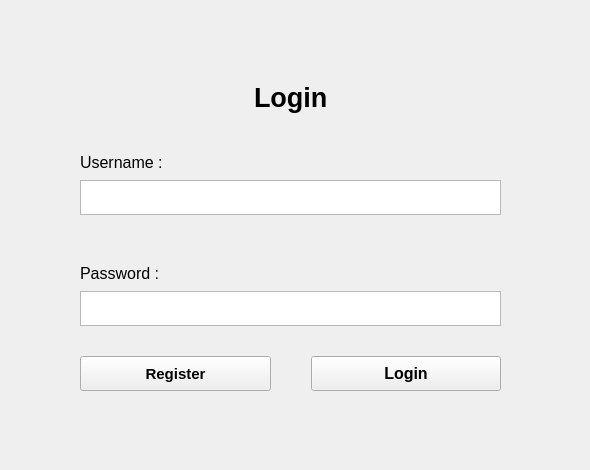
      <widget class="QWidget" name="pageLogin">
       <property name="sizePolicy">
        <sizepolicy hsizetype="Expanding" vsizetype="Expanding">
         <horstretch>0</horstretch>
         <verstretch>0</verstretch>
        </sizepolicy>
       </property>
       <widget class="QWidget" name="verticalLayoutWidget_5">
        <property name="geometry">
         <rect>
          <x>0</x>
          <y>0</y>
          <width>581</width>
          <height>461</height>
         </rect>
        </property>
        <layout class="QVBoxLayout" name="VLLogin">
         <property name="spacing">
          <number>0</number>
         </property>
         <property name="topMargin">
          <number>0</number>
         </property>
         <property name="bottomMargin">
          <number>0</number>
         </property>
         <item>
          <spacer name="verticalSpacer_6">
           <property name="orientation">
            <enum>Qt::Orientation::Vertical</enum>
           </property>
           <property name="sizeType">
            <enum>QSizePolicy::Policy::Fixed</enum>
           </property>
           <property name="sizeHint" stdset="0">
            <size>
             <width>20</width>
             <height>70</height>
            </size>
           </property>
          </spacer>
         </item>
         <item>
          <layout class="QHBoxLayout" name="horizontalLayout_23">
           <item>
            <spacer name="horizontalSpacer_28">
             <property name="orientation">
              <enum>Qt::Orientation::Horizontal</enum>
             </property>
             <property name="sizeType">
              <enum>QSizePolicy::Policy::Expanding</enum>
             </property>
             <property name="sizeHint" stdset="0">
              <size>
               <width>80</width>
               <height>5</height>
              </size>
             </property>
            </spacer>
           </item>
           <item>
            <widget class="QLabel" name="label_2">
             <property name="font">
              <font>
               <pointsize>20</pointsize>
               <bold>true</bold>
              </font>
             </property>
             <property name="text">
              <string>Login</string>
             </property>
            </widget>
           </item>
           <item>
            <spacer name="horizontalSpacer_29">
             <property name="orientation">
              <enum>Qt::Orientation::Horizontal</enum>
             </property>
             <property name="sizeType">
              <enum>QSizePolicy::Policy::Expanding</enum>
             </property>
             <property name="sizeHint" stdset="0">
              <size>
               <width>80</width>
               <height>5</height>
              </size>
             </property>
            </spacer>
           </item>
          </layout>
         </item>
         <item>
          <layout class="QHBoxLayout" name="horizontalLayout_22">
           <property name="topMargin">
            <number>20</number>
           </property>
           <item>
            <spacer name="horizontalSpacer_27">
             <property name="orientation">
              <enum>Qt::Orientation::Horizontal</enum>
             </property>
             <property name="sizeType">
              <enum>QSizePolicy::Policy::Fixed</enum>
             </property>
             <property name="sizeHint" stdset="0">
              <size>
               <width>80</width>
               <height>5</height>
              </size>
             </property>
            </spacer>
           </item>
           <item>
            <widget class="QLabel" name="label_9">
             <property name="font">
              <font>
               <pointsize>12</pointsize>
              </font>
             </property>
             <property name="text">
              <string>Username :</string>
             </property>
            </widget>
           </item>
          </layout>
         </item>
         <item>
          <layout class="QHBoxLayout" name="horizontalLayout_21">
           <property name="topMargin">
            <number>0</number>
           </property>
           <property name="bottomMargin">
            <number>20</number>
           </property>
           <item>
            <spacer name="horizontalSpacer_26">
             <property name="orientation">
              <enum>Qt::Orientation::Horizontal</enum>
             </property>
             <property name="sizeType">
              <enum>QSizePolicy::Policy::Fixed</enum>
             </property>
             <property name="sizeHint" stdset="0">
              <size>
               <width>80</width>
               <height>5</height>
              </size>
             </property>
            </spacer>
           </item>
           <item>
            <widget class="QTextEdit" name="loginUsername">
             <property name="sizePolicy">
              <sizepolicy hsizetype="Expanding" vsizetype="Ignored">
               <horstretch>0</horstretch>
               <verstretch>0</verstretch>
              </sizepolicy>
             </property>
            </widget>
           </item>
           <item>
            <spacer name="horizontalSpacer_24">
             <property name="orientation">
              <enum>Qt::Orientation::Horizontal</enum>
             </property>
             <property name="sizeType">
              <enum>QSizePolicy::Policy::Fixed</enum>
             </property>
             <property name="sizeHint" stdset="0">
              <size>
               <width>80</width>
               <height>5</height>
              </size>
             </property>
            </spacer>
           </item>
          </layout>
         </item>
         <item>
          <layout class="QHBoxLayout" name="horizontalLayout_20">
           <property name="topMargin">
            <number>20</number>
           </property>
           <item>
            <spacer name="horizontalSpacer_23">
             <property name="orientation">
              <enum>Qt::Orientation::Horizontal</enum>
             </property>
             <property name="sizeType">
              <enum>QSizePolicy::Policy::Fixed</enum>
             </property>
             <property name="sizeHint" stdset="0">
              <size>
               <width>80</width>
               <height>5</height>
              </size>
             </property>
            </spacer>
           </item>
           <item>
            <widget class="QLabel" name="label_10">
             <property name="sizePolicy">
              <sizepolicy hsizetype="Preferred" vsizetype="Ignored">
               <horstretch>0</horstretch>
               <verstretch>0</verstretch>
              </sizepolicy>
             </property>
             <property name="font">
              <font>
               <pointsize>12</pointsize>
              </font>
             </property>
             <property name="text">
              <string>Password : </string>
             </property>
            </widget>
           </item>
          </layout>
         </item>
         <item>
          <layout class="QHBoxLayout" name="horizontalLayout_19">
           <property name="topMargin">
            <number>0</number>
           </property>
           <property name="bottomMargin">
            <number>20</number>
           </property>
           <item>
            <spacer name="horizontalSpacer_25">
             <property name="orientation">
              <enum>Qt::Orientation::Horizontal</enum>
             </property>
             <property name="sizeType">
              <enum>QSizePolicy::Policy::Fixed</enum>
             </property>
             <property name="sizeHint" stdset="0">
              <size>
               <width>80</width>
               <height>5</height>
              </size>
             </property>
            </spacer>
           </item>
           <item>
            <widget class="QTextEdit" name="loginPassword">
             <property name="sizePolicy">
              <sizepolicy hsizetype="Expanding" vsizetype="Ignored">
               <horstretch>0</horstretch>
               <verstretch>0</verstretch>
              </sizepolicy>
             </property>
            </widget>
           </item>
           <item>
            <spacer name="horizontalSpacer_22">
             <property name="orientation">
              <enum>Qt::Orientation::Horizontal</enum>
             </property>
             <property name="sizeType">
              <enum>QSizePolicy::Policy::Fixed</enum>
             </property>
             <property name="sizeHint" stdset="0">
              <size>
               <width>80</width>
               <height>5</height>
              </size>
             </property>
            </spacer>
           </item>
          </layout>
         </item>
         <item>
          <layout class="QHBoxLayout" name="horizontalLayout_18">
           <property name="spacing">
            <number>0</number>
           </property>
           <property name="topMargin">
            <number>10</number>
           </property>
           <property name="bottomMargin">
            <number>10</number>
           </property>
           <item>
            <spacer name="horizontalSpacer_30">
             <property name="orientation">
              <enum>Qt::Orientation::Horizontal</enum>
             </property>
             <property name="sizeType">
              <enum>QSizePolicy::Policy::Fixed</enum>
             </property>
             <property name="sizeHint" stdset="0">
              <size>
               <width>80</width>
               <height>5</height>
              </size>
             </property>
            </spacer>
           </item>
           <item>
            <widget class="QPushButton" name="loginRegisterBtn">
             <property name="sizePolicy">
              <sizepolicy hsizetype="Minimum" vsizetype="Preferred">
               <horstretch>0</horstretch>
               <verstretch>0</verstretch>
              </sizepolicy>
             </property>
             <property name="font">
              <font>
               <pointsize>11</pointsize>
               <bold>true</bold>
              </font>
             </property>
             <property name="text">
              <string>Register</string>
             </property>
            </widget>
           </item>
           <item>
            <spacer name="horizontalSpacer_31">
             <property name="orientation">
              <enum>Qt::Orientation::Horizontal</enum>
             </property>
             <property name="sizeType">
              <enum>QSizePolicy::Policy::Fixed</enum>
             </property>
             <property name="sizeHint" stdset="0">
              <size>
               <width>40</width>
               <height>5</height>
              </size>
             </property>
            </spacer>
           </item>
           <item>
            <widget class="QPushButton" name="loginConfirmBtn">
             <property name="sizePolicy">
              <sizepolicy hsizetype="Minimum" vsizetype="Preferred">
               <horstretch>0</horstretch>
               <verstretch>0</verstretch>
              </sizepolicy>
             </property>
             <property name="font">
              <font>
               <pointsize>12</pointsize>
               <bold>true</bold>
              </font>
             </property>
             <property name="text">
              <string>Login</string>
             </property>
            </widget>
           </item>
           <item>
            <spacer name="horizontalSpacer_21">
             <property name="orientation">
              <enum>Qt::Orientation::Horizontal</enum>
             </property>
             <property name="sizeType">
              <enum>QSizePolicy::Policy::Fixed</enum>
             </property>
             <property name="sizeHint" stdset="0">
              <size>
               <width>80</width>
               <height>5</height>
              </size>
             </property>
            </spacer>
           </item>
          </layout>
         </item>
         <item>
          <spacer name="verticalSpacer_5">
           <property name="orientation">
            <enum>Qt::Orientation::Vertical</enum>
           </property>
           <property name="sizeType">
            <enum>QSizePolicy::Policy::Fixed</enum>
           </property>
           <property name="sizeHint" stdset="0">
            <size>
             <width>20</width>
             <height>60</height>
            </size>
           </property>
          </spacer>
         </item>
        </layout>
       </widget>
      </widget>
